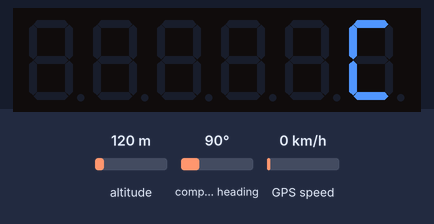
Bench run of a sketch on a simulated Arduino Uno, built with avr-gcc and run on an emulated ATmega328P. On the bench: 6-digit seven-segment display. The test bench sets the inputs (shaded band); at power-on: GPS speed 0 km/h, altitude 120 m, compass heading 90°. The GPS gets a fix after 3 s at 37.7749, -122.4194 with 8 satellites; what the sketch prints to the serial monitor is not drawn.

Above: at 1.5 s.
1.6 s: GPS speed set to 30 km/h
At 4.5 s:
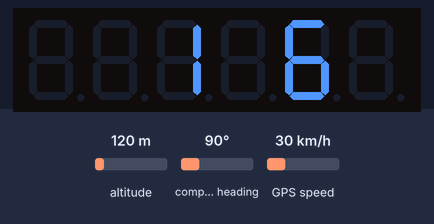
4.8 s: GPS speed set to 2 km/h
At 6.1 s:
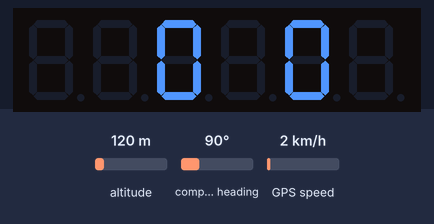
6.8 s: GPS speed set to 60 km/h
At 7.6 s:
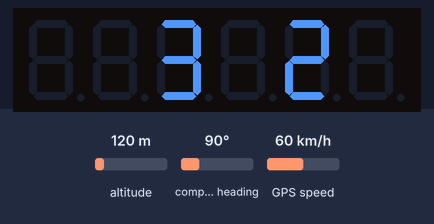
Timing chart, 0 to 9.8 s (numbered marks = the images above; inputs shaded):
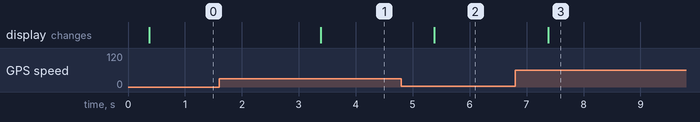

The sketch:

GPS_7_seg.ino
```cpp
// (licence header left out)
#include <Arduino.h>
#include "TM1637.h"
#include <TinyGPS++.h>

TM1637 TM;


#define CLK 2
#define DIO 3
int SatVal;       // Number of satellites locked
int Speed;        // Speed in MPH
char SpeedA[6];   // Speed as char array
TinyGPSPlus gps;  // Feed gps data to TinySGPSPlus

void setup() {
  Serial.begin(9600);// start the comms with the GPS Rx
  // send Serial to update u-blox rate to 200mS
  Serial.write(0xB5);
  Serial.write(0x62);
  Serial.write(0x06);
  Serial.write(0x08);
  Serial.write(0x06);
  Serial.write(0x00);
  Serial.write(0xC8);
  Serial.write(0x00);
  Serial.write(0x01);
  Serial.write(0x00);
  Serial.write(0x01);
  Serial.write(0x00);
  Serial.write(0xDE);
  Serial.write(0x6A);
  Serial.write(0xB5);
  Serial.write(0x62);
  Serial.write(0x06);
  Serial.write(0x08);
  Serial.write(0x00);
  Serial.write(0x00);
  Serial.write(0x0E);
  Serial.write(0x30);
  delay (100);
  Serial.flush();
  // set 57,600 baud on u-blox
  Serial.write(0xB5);
  Serial.write(0x62);
  Serial.write(0x06);
  Serial.write(0x00);
  Serial.write(0x14);
  Serial.write(0x00);
  Serial.write(0x01);
  Serial.write(0x00);
  Serial.write(0x00);
  Serial.write(0x00);
  Serial.write(0xD0);
  Serial.write(0x08);
  Serial.write(0x00);
  Serial.write(0x00);
  Serial.write(0x00);
  Serial.write(0xE1);
  Serial.write(0x00);
  Serial.write(0x00);
  Serial.write(0x07);
  Serial.write(0x00);
  Serial.write(0x02);
  Serial.write(0x00);
  Serial.write(0x00);
  Serial.write(0x00);
  Serial.write(0x00);
  Serial.write(0x00);
  Serial.write(0xDD);
  Serial.write(0xC3);
  Serial.write(0xB5);
  Serial.write(0x62);
  Serial.write(0x06);
  Serial.write(0x00);
  Serial.write(0x01);
  Serial.write(0x00);
  Serial.write(0x01);
  Serial.write(0x08);
  Serial.write(0x22);
  delay (100);
  Serial.end();// stop Serial coms at 9,600 baud
  delay (100);
  Serial.begin (57600); // start Serial coms at 57,600 baud.
  TM.begin(CLK, DIO);
  TM.displayClear();
  TM.setBrightness (7); //brightness to max.
}

void ascii_to_7segment(char *buff, uint8_t *data) {
  for (int8_t i = 0, j = 5; j > -1 && i < 12 && buff[i]; i++) {
    if (isalpha(buff[i])) { buff[i] = tolower(buff[i]); }
    if (buff[i] >= '0' && buff[i] <= '9') {
      data[j--] = buff[i] - '0';
    } else if (buff[i] >= 'a' && buff[i] <= 'f') {
      data[j--] = buff[i] - 'a' + 10;
    } else if (buff[i] >= 'g' && buff[i] <= 'z') {
      data[j--] = buff[i] - 'g' + 18;
    } else if (buff[i] == '.') {
      data[j + 1] |= 0x80;  // decimal point on previous digit
    } else {
      data[j--] = 0x10;  // blank
    }
  }
}

void displayInfo() {  // Display the data
  SatVal = int(gps.satellites.value());
  if (SatVal < 4) {
    char buff[20];
    uint8_t data[10];
    strcpy(buff, "no loc");
    ascii_to_7segment(buff, data);
    TM.displayRaw(data, -1);
  }

  else {
    Speed = 10 * float(gps.speed.mph());
    if (Speed < 20) { Speed = 0; }
    char buff[20];
    uint8_t data[10];
    strcpy(buff, "  ");
    if (Speed < 100) {
      strcat(buff, "0");
    }
    itoa((Speed / 10), SpeedA, 10);
    strcat(buff, SpeedA);
    strcat(buff, ".");
    itoa((Speed % 10), SpeedA, 10);
    strcat(buff, SpeedA);
    //Serial.println(strlen(buff)); Serial.print (" ");
    //Serial.print(buff);
    strcat(buff, "  ");
    ascii_to_7segment(buff, data);
    TM.displayRaw(data, -1);
  }
}

void loop() {
  while (Serial.available() > 0) {  // While GPS message received
    if (gps.encode(Serial.read())) {
      displayInfo();
    }
  }
}
```

Measured:
- after the input at 1.6 s, the display: changes after 1.8 s (image 1)
- after the input at 4.8 s, the display: changes after 0.58 s (image 2)
- after the input at 6.8 s, the display: changes after 0.58 s (image 3)
